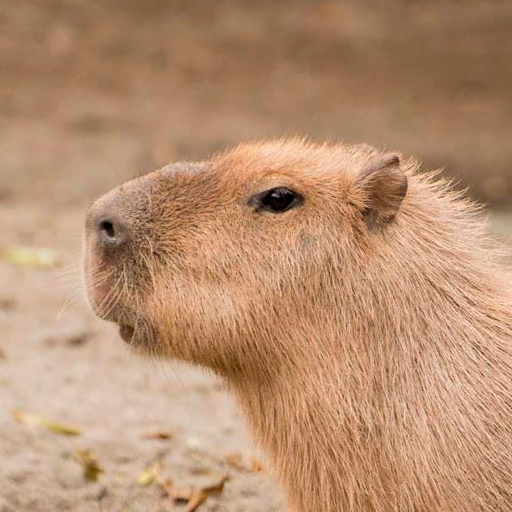
#> input picture assets/image.png, 512 x 512 px
$ python task_1.py
#> lines starting #> are read from the running program, lines starting #| are printed output that depends on the picture; after the words box and inside, x2 and y2 are one past the last pixel; in counts of white or black regions, pixels touching at a corner belong together
#> further down, input_image is the input picture: PIL image 512x512 RGB; mean R, G, B 184.3, 143.9, 113.4
from PIL import Image
import numpy as np


def log_transform(image, c):
#> called with c = 30
    pixels = np.array(image)
    pixels = c * np.log(1 + pixels)
#> pixels: shape (512, 512, 3) float16; 0.06% of the values are NaN or infinite; the others: min 0, max 166.2, mean 148.2
    return Image.fromarray(pixels.astype('uint8'))
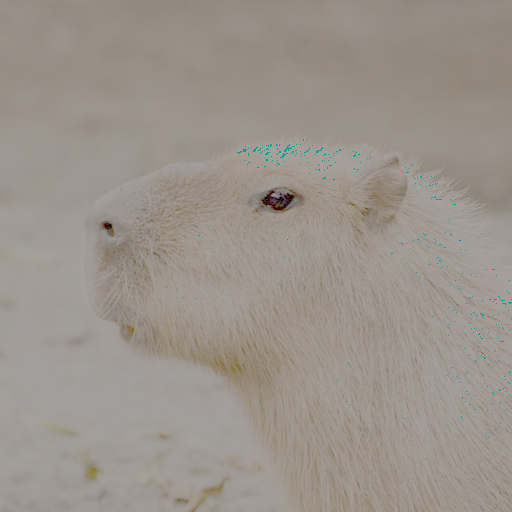
#> returned value: PIL image 512x512 RGB; mean R, G, B 155.3, 147.9, 140


def power_transform(image, gamma, c):
#> called with gamma = 0.9, c = 2
    pixels = np.array(image)
    pixels = c * np.power(pixels, gamma)
    return Image.fromarray(pixels.astype('uint8'))
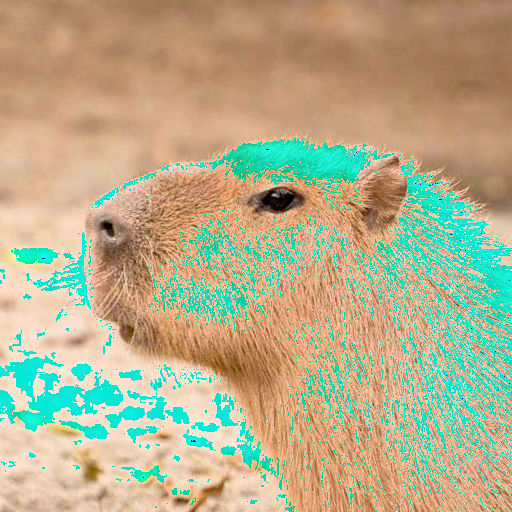
#> returned value: PIL image 512x512 RGB; mean R, G, B 181.7, 174.2, 140.2


def binary_transform(image, threshold):
#> called with threshold = 100
    pixels = np.array(image)
    pixels[pixels <= threshold] = 0
    pixels[pixels > threshold] = 255
    return Image.fromarray(pixels.astype('uint8'))


def range_cut(image, min_val, max_val, constant_value=None):
#> called with min_val = 50, max_val = 200, constant_value = 0
    pixels = np.array(image)
    if constant_value is not None:
        pixels[pixels < min_val] = constant_value
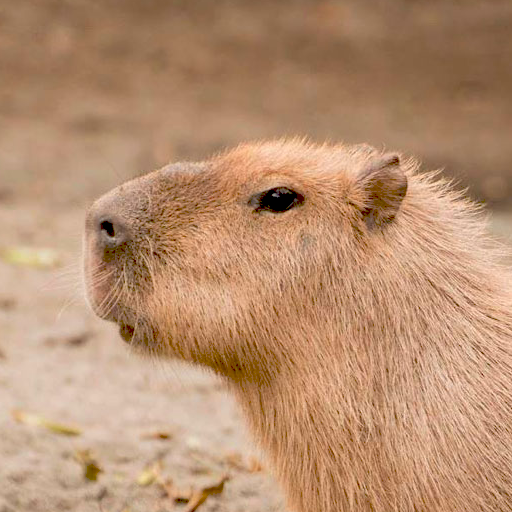
#> pixels: shape (512, 512, 3); 2.17% of pixels changed, all inside (x1, y1, x2, y2) = (86, 158, 512, 512)
        pixels[pixels > max_val] = constant_value
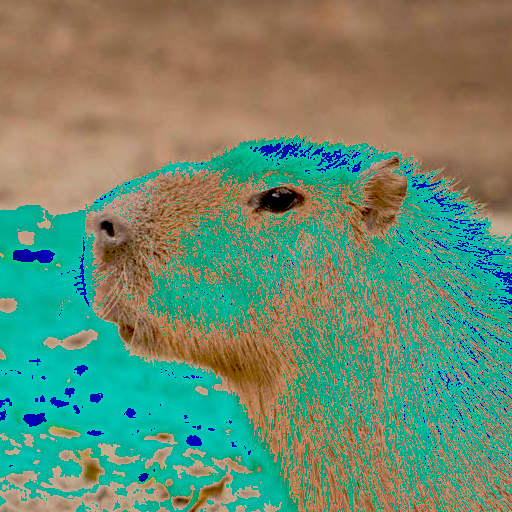
#> pixels: shape (512, 512, 3); mean R, G, B 102, 140, 112.7
    else:
        up = pixels < max_val
        down = pixels > min_val
        pixels[up & down] = 255
    return Image.fromarray(pixels.astype('uint8'))


if __name__ == "__main__":
    input_image = Image.open("../assets/image.png")

    log_transformed_image = log_transform(input_image, c=30)
    power_transformed_image = power_transform(input_image, gamma=0.9, c=2)
    binary_transformed_image = binary_transform(input_image, threshold=100)
    range_cut_image_constant = range_cut(input_image, min_val=50, max_val=200, constant_value=0)
    range_cut_image_original = range_cut(input_image, min_val=60, max_val=70)
#> call 2 of range_cut, with min_val = 60, max_val = 70
#> in range_cut (call 2), `up = pixels < max_val`:
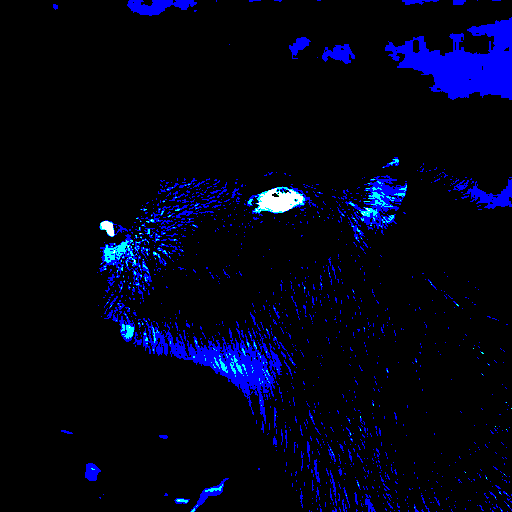
#> up: shape (512, 512, 3) bool; mean R, G, B 0.00312, 0.0101, 0.0846
#> in range_cut (call 2), `down = pixels > min_val`:
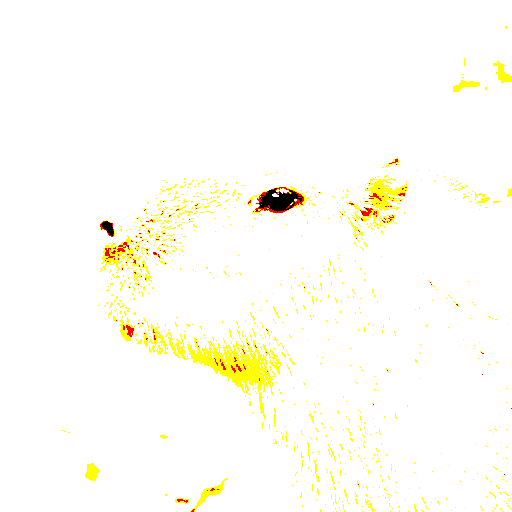
#> down: shape (512, 512, 3) bool; mean R, G, B 0.997, 0.994, 0.96
#> in range_cut (call 2), `pixels[up & down] = 255`:
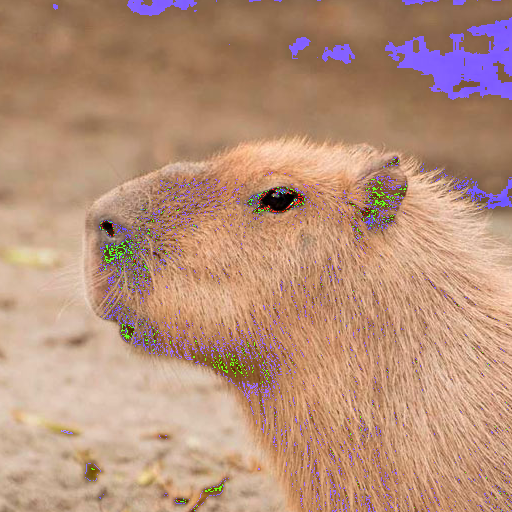
#> pixels: shape (512, 512, 3); 4.95% of pixels changed, all inside (x1, y1, x2, y2) = (53, 0, 512, 512)

    log_transformed_image.save("task_1_result/log_transformed_image.jpg")
    power_transformed_image.save("task_1_result/power_transformed_image.jpg")
    binary_transformed_image.save("task_1_result/binary_transformed_image.jpg")
    range_cut_image_constant.save("task_1_result/range_cut_image_constant.jpg")
    range_cut_image_original.save("task_1_result/range_cut_image_original.jpg")

$ run again, with assets/HD-wallpaper-great-colorful-nature-landscape-forest-mountains-colors-clouds-lake.jpg saved as assets/image.png
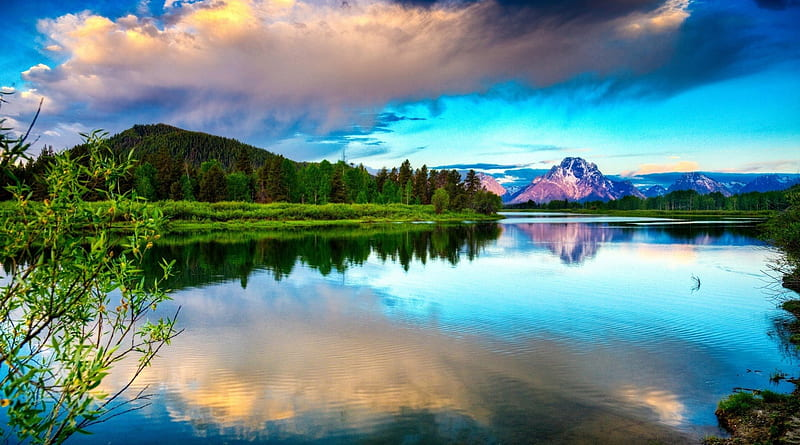
#> input picture assets/HD-wallpaper-great-colorful-nature-landscape-forest-mountains-colors-clouds-lake.jpg, 800 x 445 px
#> input_image is the input picture: PIL image 800x445 RGB; mean R, G, B 100.9, 136, 135.8
#> in range_cut (call 2), `down = pixels > min_val`:
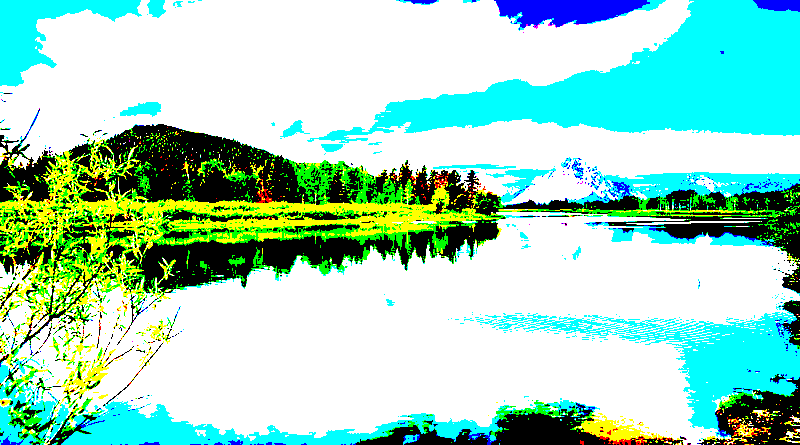
#> down: shape (445, 800, 3) bool; mean R, G, B 0.627, 0.849, 0.763
#> in range_cut (call 2), `pixels[up & down] = 255`:
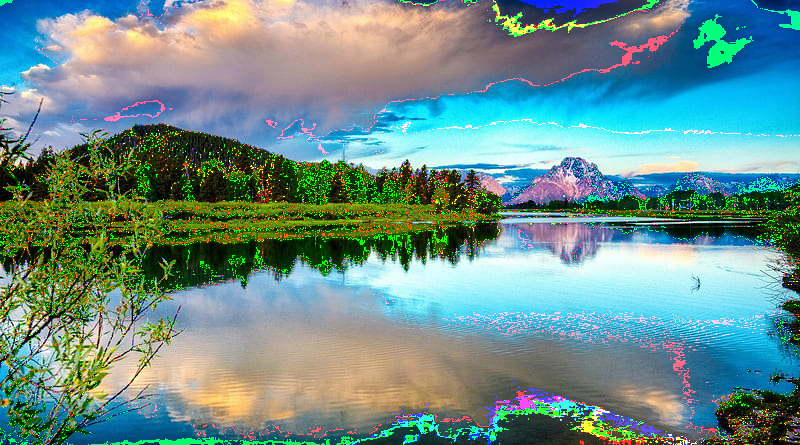
#> pixels: shape (445, 800, 3); 7.76% of pixels changed, all inside (x1, y1, x2, y2) = (0, 0, 800, 445)
